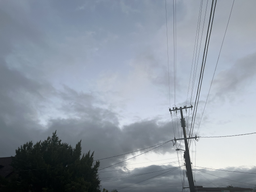
#> input picture 3/sky_left.png, 256 x 192 px, shrunk from 2536 x 1902 before the run
$ python ransac.py
#> lines starting #> are read from the running program, lines starting #| are printed output that depends on the picture
### 3/harris.py

import numpy as np
from skimage.feature import corner_harris, peak_local_max


def get_harris_corners(im, edge_discard=20):
    """
    This function takes a b&w image and an optional amount to discard
    on the edge (default is 5 pixels), and finds all harris corners
    in the image. Harris corners near the edge are discarded and the
    coordinates of the remaining corners are returned. A 2d array (h)
    containing the h value of every pixel is also returned.

    h is the same shape as the original image, im.
    coords is 2 x n (ys, xs).
    """

    assert edge_discard >= 20

    # find harris corners
    # print(im.shape)
    h = corner_harris(im, k=0.04, sigma=1)
    # print(h.shape)
    coords = peak_local_max(h, min_distance=5, threshold_rel=0.01)
    # print(coords.shape)

    # discard points on edge
    edge = edge_discard  # pixels
    mask = (coords[:, 0] > edge) & \
           (coords[:, 0] < im.shape[0] - edge) & \
           (coords[:, 1] > edge) & \
           (coords[:, 1] < im.shape[1] - edge)
    coords = coords[mask]
    return h, coords

def anms(coords, strengths, N=500, robust_coef=0.9):
    """
    Adaptive Non-Maximal Suppression (ANMS).

    Args:
        coords: (N_all, 2) array of (row, col) coordinates of candidate corners.
        strengths: (N_all,) array of corner response values aligned with coords (higher = stronger).
        N: how many corners to return (top N by suppression radius).
        robust_coef: factor in (0,1]; consider j "stronger" than i if strengths[j] > strengths[i] * robust_coef.
                     Typical values: 0.9 (more permissive), 1.0 (strict).
    Returns:
        selected_coords: (M,2) array of chosen coords (M = min(N, N_all)), in (row, col) format.
        radii: (N_all,) array of suppression radii for all input coords.
    Note: O(n^2) naive implementation.
    """

    coords = np.asarray(coords)
    strengths = np.asarray(strengths)
    assert coords.shape[0] == strengths.shape[0], "coords and strengths must align"
    # print(coords.shape[0])
    n_all = coords.shape[0]
    if n_all == 0:
        return coords.copy(), np.array([])

    # Precompute pairwise squared distances (could be memory heavy for huge n)
    # We'll compute on the fly to keep memory moderate.
    radii = np.zeros(n_all, dtype=float)
    # image diagonal fallback for points with no stronger neighbors
    max_possible = np.sqrt((coords[:,0].max() - coords[:,0].min())**2 + (coords[:,1].max() - coords[:,1].min())**2)

    # For each corner i, find min distance to any corner j that is "stronger"
    for i in range(n_all):
        si = strengths[i]
        # indices of corners considered "stronger"
        stronger_idx = np.where(strengths > si * robust_coef)[0]
        if stronger_idx.size == 0:
            # no stronger corner -> give it a large radius
            radii[i] = max_possible
            continue
        # compute Euclidean distances to those stronger corners
        diffs = coords[stronger_idx] - coords[i]  # shape (k,2)
        dists = np.sqrt((diffs[:,0]**2) + (diffs[:,1]**2))
        radii[i] = dists.min()

    # pick top N by radii (larger r means more isolated/valuable)
    order = np.argsort(-radii)  # descending by radius
    pick = order[:min(N, n_all)]
    selected_coords = coords[pick]

    return selected_coords, radii


# ---------- 可视化辅助 ----------
# [27 lines left out: function overlay_corners_on_image, not called in this run]

def extract_descriptors(img, coords, patch_size=40, small_size=8):
    """
    Extract axis-aligned 8x8 descriptors from 40x40 windows.
    Args:
        img: grayscale image (float32, range [0,1])
        coords: Nx2 array of (x, y)
        patch_size: 40 (window size)
        small_size: 8 (final descriptor size)
    Returns:
        descriptors: Nx64
        valid_coords: Nx2 (coords that didn't go out of bounds)
    """
    half = patch_size // 2
    descriptors = []
    valid_coords = []

    for (y, x) in coords.astype(int):
        if (y - half < 0 or y + half >= img.shape[0] or
                x - half < 0 or x + half >= img.shape[1]):
            continue  # skip border

        patch = img[y - half:y + half, x - half:x + half]
        patch_small = cv2.resize(patch, (small_size, small_size), interpolation=cv2.INTER_AREA)

        mean = np.mean(patch_small)
        std = np.std(patch_small)
        desc = (patch_small - mean) / (std + 1e-5)
        descriptors.append(desc.flatten())
        valid_coords.append((y, x))

    return np.array(valid_coords), np.array(descriptors)

def preprocessing(img, N=500):
    h, coords = get_harris_corners(img)
    strengths = np.array([h[r, c] for r, c in coords])
    selected, radii = anms(coords, strengths, N=N, robust_coef=0.9)
    coords, desc = extract_descriptors(img, selected)
    return coords, desc

# [22 lines left out: function dist2, not called in this run]

import cv2
import matplotlib.pyplot as plt

# [45 lines that do not run on import are left out]

### 3/auto_match.py
import numpy as np
from skimage.feature import corner_harris, peak_local_max
import cv2
import matplotlib.pyplot as plt
from skimage import data
from harris import preprocessing

def match_features(desc_left, desc_right, threshold=0.8):
    """
    Match descriptors using Lowe's ratio test
    """
    matches = []

    for i, d_left in enumerate(desc_left):
        # 计算欧氏距离到右图所有 descriptor
        dists = np.linalg.norm(desc_right - d_left, axis=1)

        # 找最小和次小距离
        if len(dists) < 2:
            continue
        sorted_idx = np.argsort(dists)
        d1, d2 = dists[sorted_idx[0]], dists[sorted_idx[1]]

        # ratio test
        if d1 / (d2 + 1e-10) < threshold:
            matches.append((i, sorted_idx[0]))

    return np.array(matches)

def draw_matches(img1, coords1, img2, coords2, matches, num_show=50):
    """Draw matched features"""
    num_show = min(num_show, len(matches))
    selected = matches[np.random.choice(len(matches), num_show, replace=False)]

    # 拼接左右图
    h1, w1 = img1.shape
    h2, w2 = img2.shape
    canvas = np.zeros((max(h1, h2), w1 + w2), dtype=img1.dtype)
    canvas[:h1, :w1] = img1
    canvas[:h2, w1:w1 + w2] = img2

    plt.figure(figsize=(12, 6))
    plt.imshow(canvas, cmap='gray')

    for i, j in selected:
        y1, x1 = coords1[i]
        y2, x2 = coords2[j]
        plt.plot([x1, x2 + w1], [y1, y2], 'r', linewidth=0.5)
        plt.scatter([x1, x2 + w1], [y1, y2], c='lime', s=5)

    plt.axis('off')
    plt.title(f"{num_show} matched features")
    plt.show()

# [13 lines that do not run on import are left out]

### 3/computeH.py
import cv2
import numpy as np
import json
import matplotlib.pyplot as plt

# ---------- 使用RANSAC获取inliers ----------
def compute_homography(pts1, pts2):
    A = []
    for (x,y), (xp,yp) in zip(pts1, pts2):
        A.append([-x, -y, -1, 0, 0, 0, x*xp, y*xp, xp])
        A.append([0, 0, 0, -x, -y, -1, x*yp, y*yp, yp])
    A = np.array(A)
    U,S,Vt = np.linalg.svd(A)
    H = Vt[-1,:].reshape(3,3)
    return H/H[2,2]

def ransac_homography(pts1, pts2, num_iter=2000, thresh=5.0):
    best_inliers = []
    best_H = None
    n = pts1.shape[0]
    for _ in range(num_iter):
        idx = np.random.choice(n, 4, replace=False)
        H = compute_homography(pts1[idx], pts2[idx])
        pts1_h = np.hstack([pts1, np.ones((n,1))])
        proj = (H @ pts1_h.T).T
        proj /= proj[:,2][:,np.newaxis]
        errors = np.linalg.norm(proj[:,:2] - pts2, axis=1)
        inliers = np.where(errors < thresh)[0]
        if len(inliers) > len(best_inliers):
            best_inliers = inliers
            best_H = H
    return best_H, best_inliers

# [38 lines that do not run on import are left out]

### 3/blend.py
import numpy as np

def create_alpha_mask(h, w):
    """Create a feathering alpha mask that is 1 in the center and falls to 0 at borders."""
    y = np.linspace(0, 1, h)[:, None]
    x = np.linspace(0, 1, w)[None, :]
    # distance from borders (left, right, top, bottom)
    dist_x = np.minimum(x, 1-x)
    dist_y = np.minimum(y, 1-y)
    mask = np.minimum(dist_x, dist_y)
    mask = mask / mask.max()  # normalize to [0,1]
    return mask

def blend_images(base_img, warped_img, base_mask, warped_mask):
    """Blend two images using weighted average with masks."""
    base_mask = base_mask[..., None]
    warped_mask = warped_mask[..., None]

    num = base_img.astype(np.float32) * base_mask + warped_img.astype(np.float32) * warped_mask
    denom = base_mask + warped_mask
    denom[denom==0] = 1e-6
    blended = (num / denom).astype(np.uint8)
    return blended

def compute_mosaic_canvas(im1, im2, H):
    """计算mosaic画布大小，以及平移矩阵T"""
    h1, w1 = im1.shape[:2]
    h2, w2 = im2.shape[:2]

    # 四个角点
    corners1 = np.array([[0,0,1],[w1,0,1],[0,h1,1],[w1,h1,1]], dtype=np.float32).T
    corners2 = np.array([[0,0,1],[w2,0,1],[0,h2,1],[w2,h2,1]], dtype=np.float32).T

    # warp 左图的角点
    warped_corners1 = H @ corners1
    warped_corners1 /= warped_corners1[2]

    # 合并所有角点
    all_corners = np.hstack((warped_corners1, corners2))
    x_min, y_min = np.floor(all_corners[:2].min(axis=1)).astype(int)
    x_max, y_max = np.ceil(all_corners[:2].max(axis=1)).astype(int)

    width, height = x_max - x_min, y_max - y_min

    # 平移矩阵 T
    T = np.array([[1, 0, -x_min],
                  [0, 1, -y_min],
                  [0, 0, 1]], dtype=np.float32)

    return (height, width), T

### 3/main.py
import numpy as np
import cv2
from computeH import ransac_homography

# [17 lines left out: function warpImageNearestNeighbor, not called in this run]

def warpImageBilinear(im, H, out_shape=None):
    h, w = im.shape[:2]
    if out_shape is None:
        out_shape = (h, w)
    out_h, out_w = out_shape
    H_inv = np.linalg.inv(H)

    warped = np.zeros((out_h, out_w, 3), dtype=np.uint8)

    for y in range(out_h):
        for x in range(out_w):
            src = H_inv @ np.array([x, y, 1])
            src /= src[2]
            sx, sy = src[0], src[1]

            if 0 <= sx < w-1 and 0 <= sy < h-1:
                x0, y0 = int(np.floor(sx)), int(np.floor(sy))
                dx, dy = sx - x0, sy - y0

                top = (1-dx)*im[y0, x0] + dx*im[y0, x0+1]
                bottom = (1-dx)*im[y0+1, x0] + dx*im[y0+1, x0+1]
                warped[y, x] = (1-dy)*top + dy*bottom
    return warped

import json
import matplotlib.pyplot as plt

# [36 lines that do not run on import are left out]

### 3/ransac.py
import numpy as np
from skimage.feature import corner_harris, peak_local_max
import cv2
import matplotlib.pyplot as plt
from skimage import data
from harris import preprocessing
from auto_match import match_features,draw_matches
from computeH import ransac_homography
from main import warpImageBilinear,warpImageNearestNeighbor
from blend import create_alpha_mask, blend_images, compute_mosaic_canvas

if __name__ == "__main__":
    img_left = cv2.imread("sky_left.png")
#> img_left is the input picture: shape (192, 256, 3); mean B, G, R 162.1, 150.9, 141.7
    img_left = cv2.cvtColor(img_left, cv2.COLOR_BGR2GRAY)
#> img_left: shape (192, 256)
    coordsL, descL = preprocessing(img_left)
#> in get_harris_corners, `h = corner_harris(im, k=0.04, sigma=1)`:
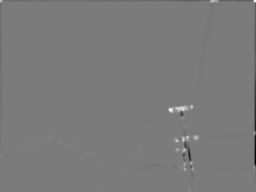
#> h: shape (192, 256) float64; min -1.21, max 1.3, mean -0.002; drawn with min black and max white
#> in get_harris_corners, `coords = peak_local_max(h, min_distance=5, threshold_rel=0.01)`: coords = 31 pairs, first value 106 to 186, second value 16 to 201
#> in get_harris_corners, `coords = coords[mask]`: coords = 26 pairs, first value 106 to 170, second value 33 to 195
#> in preprocessing, `strengths = np.array([h[r, c] for r, c in coords])`: strengths = 26 values, max 1.3 at index 0, min 0.0221 at index 25, mean 0.356
#> in anms, `max_possible = np.sqrt((coords[:,0].max() - coords[:,0].min())**2 + (c..`: max_possible = 174.2
#> the loop in anms, `for i in range(n_all):` made 26 passes
#> si on passes 16 to 26: 0.0643, 0.0622, 0.0487, 0.039, 0.0378, 0.0377, 0.0344, 0.0326, 0.0296, 0.023, 0.0221
#> (si, stronger_idx, dists) on passes 1, 5, 6, 7, 8, 9: (1.3, [0], [0]), (0.767, [0, 1, 2, 3, 4, 5, 6], [31.78, 31.58, 6, 11.4, 0, 36.77, 18.11]), (0.742, [0, 1, 2, 3, 4, 5, 6], [21.21, 8.54, 34.93, 43.57, 36.77, 0, 32.25]), (0.724, [0, 1, 2, 3, 4, 5, 6], [38.29, 31.38, 12.17, 15.56, 18.11, 32.25, 0]), (0.61, [0, 1, 2, 3, 4, 5, 6, 7, 8], [57.94, 54.59, 24.35, 15.65, 26.93, 57, 25.32, 0, 8.49]), (0.553, [0, 1, 2, 3, 4, 5, 6, 7, 8], [61.85, 60.03, 29.07, 20.02, 30.08, 63.29, 32.57, 8.49, 0])
#> in anms, `order = np.argsort(-radii)`: order = 26 values from 0 to 25
#> in anms, `selected_coords = coords[pick]`: selected_coords has the same summary as coords in get_harris_corners
#> in preprocessing, `selected, radii = anms(coords, strengths, N=N, robust_coef=0.9)`: selected has the same summary as coords in get_harris_corners; radii = 26 values from 0 to 0
#> the loop in extract_descriptors, `for (y, x) in coords.astype(int):` made 26 passes
#> (y, x, mean, std) on passes 1 to 12: (109, 170, 181.6, 27.66), (109, 183, 178.9, 24.64), (140, 183, 170.5, 40.92), (149, 184, 179, 47.05), (140, 177, 162.7, 35.88), (106, 191, 182.8, 24.05), (138, 195, 187.2, 44.12), (163, 191, 174.6, 53.66), (169, 185, 154, 58.94), (149, 176, 168, 42.85), (169, 192, 159.1, 58.74), (117, 182, 171.6, 29.22)
#> after the loop in extract_descriptors, `for (y, x) in coords.astype(int):`: descriptors = 26 items; valid_coords has the same summary as coords in get_harris_corners
#> coordsL has the same summary as coords in get_harris_corners
    print(descL.shape)
#| (26, 64)

    img_right = cv2.imread("sky_right.png")
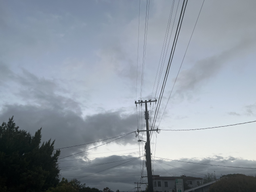
#> input picture 3/sky_right.png, 256 x 192 px, shrunk from 2536 x 1902 before the run
#> img_right is the input picture: shape (192, 256, 3); mean B, G, R 161.5, 151.2, 141.9
    img_right = cv2.cvtColor(img_right, cv2.COLOR_BGR2GRAY)
#> img_right: shape (192, 256)
    coordsR, descR = preprocessing(img_right)
#> the loop in anms (call 2), `for i in range(n_all):` made 26 passes
#> si on passes 14 to 25: 0.0353, 0.0352, 0.0329, 0.0327, 0.0311, 0.0304, 0.0264, 0.0227, 0.0206, 0.0198, 0.0173, 0.0168
#> (si, stronger_idx, dists) on passes 5 to 9: (0.542, [0, 1, 2, 3, 4, 5], [11, 38.05, 39.29, 14.87, 0, 19.03]), (0.511, [0, 1, 2, 3, 4, 5], [30.02, 57.08, 57.71, 31.38, 19.03, 0]), (0.44, [0, 1, 2, 3, 4, 5, 6], [7.62, 31.32, 30.15, 18.11, 10.63, 27.66, 0]), (0.352, [0, 1, 2, 3, 4, 5, 6, 7], [24.74, 51.16, 53.45, 23.54, 14.32, 9.22, 24.7, 0]), (0.274, [0, 1, 2, 3, 4, 5, 6, 7, 8], [19.03, 8.06, 13.6, 22.36, 30.02, 49.04, 23.41, 43.29, 0])
#> call 2 of extract_descriptors, with coords = array of shape (26, 2), patch_size = 40, small_size = 8
#> the loop in extract_descriptors (call 2), `for (y, x) in coords.astype(int):` made 26 passes
#> (y, x, mean, std) on passes 1 to 12: (129, 145, 170.1, 40.72), (102, 147, 177, 22.21), (102, 135, 177.5, 25.25), (130, 156, 186.6, 41.5), (140, 145, 177.1, 46.96), (159, 144, 152.3, 55.84), (132, 138, 162.5, 35.37), (153, 151, 174.3, 54.32), (110, 146, 171.7, 28), (119, 146, 166.7, 32.11), (130, 39, 93.95, 38.77), (142, 101, 157.6, 42.74)
#> after the loop in extract_descriptors (call 2), `for (y, x) in coords.astype(int):`:
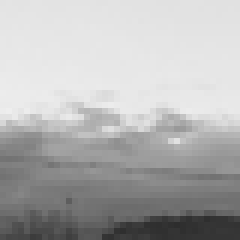
#> patch: shape (40, 40) (shown 6 times larger); min 45, max 238, mean 178.5
#> after the loop in extract_descriptors (call 2), `for (y, x) in coords.astype(int):`: valid_coords = 26 pairs, first value 102 to 170, second value 27 to 223
#> coordsR has the same summary as valid_coords in extract_descriptors
    print(descR.shape)
#| (26, 64)

    matches = match_features(descL, descR, threshold=0.75)
#> the loop in match_features, `for i, d_left in enumerate(desc_left):` made 26 passes
#> (d1, d2) on passes 1 to 12: (1.8, 7.51), (2.08, 8.32), (4.15, 6.22), (2.01, 7.25), (1.98, 8.95), (7.2, 7.66), (2.89, 7.11), (1.71, 6.51), (1.81, 6.03), (8.34, 8.6), (4.7, 5.67), (2.14, 7.64)
#> after the loop in match_features, `for i, d_left in enumerate(desc_left):`: matches = [(0, 2), (1, 1), (2, 0), (3, 4), (4, 6), (6, 3), (7, 7), (8, 5), (11, 8), (14, 9), (16, 11), (17, 10), (18, 16), (19, 13), (21, 14), (22, 17), (23, 15), (24, 22), (25, 21)]
#> matches = 19 rows, first 8: [0, 2], [1, 1], [2, 0], [3, 4], [4, 6], [6, 3], [7, 7], [8, 5]
    left_pts = np.array([[x, y] for y, x in coordsL[matches[:, 0]]], dtype=np.float32)
#> left_pts = 19 rows, first 8: [170, 109], [183, 109], [183, 140], [184, 149], [177, 140], [195, 138], [191, 163], [185, 169]
    right_pts = np.array([[x, y] for y, x in coordsR[matches[:, 1]]], dtype=np.float32)
#> right_pts = 19 rows, first 8: [135, 102], [147, 102], [145, 129], [145, 140], [138, 132], [156, 130], [151, 153], [144, 159]

    H, inliers = ransac_homography(left_pts, right_pts)
#> the loop in ransac_homography, `for _ in range(num_iter):` made 2000 passes
#> best_inliers on passes 1, 3, 4: [0, 1, 4, 8, 9, 10, 17, 18], [2, 4, 5, 10, 12, 13, 14, 15, 16], [0, 1, 2, 3, 4, 5, 6, 8, 9, 12, 15, 17, 18]
#> inliers on passes 2, 6, 7, 8, 9, 10: [2, 5, 10, 14, 16, 17, 18], [2, 4, 6, 18], [1, 4, 8, 14], [0, 1, 2, 3, 5, 6, 7, 8, 9], [0, 1, 2, 3, 4, 5, 6, 7, 8, 9, 10, 15, 17, 18], [10, 11, 15, 16, 17]
#> after the loop in ransac_homography, `for _ in range(num_iter):`: best_inliers = 19 values from 0 to 18
#> H = [[1.43, 0.0679, -73.2], [0.133, 1.44, -46.13], [0.000824, 0.00153, 1]]; inliers = 19 values from 0 to 18
    print("Estimated Homography:\n", H)
#| Estimated Homography:
#|  [[ 1.42504560e+00  6.79123297e-02 -7.31976730e+01]
#|  [ 1.33002660e-01  1.43894694e+00 -4.61284283e+01]
#|  [ 8.24336345e-04  1.53204245e-03  1.00000000e+00]]
    print(inliers)
#| [ 0  1  2  3  4  5  6  7  8  9 10 11 12 13 14 15 16 17 18]
    print(matches.shape)
#| (19, 2)

    # 可视化内点
    inlier_matches = matches[inliers]
#> inlier_matches has the same summary as matches
    draw_matches(img_left, coordsL, img_right, coordsR, inlier_matches, num_show=50)
#> in draw_matches, `num_show = min(num_show, len(matches))`: num_show = 19
#> in draw_matches, `selected = matches[np.random.choice(len(matches), num_show, replace=Fa..`: selected = 19 rows, first 8: [18, 16], [19, 13], [2, 0], [16, 11], [24, 22], [25, 21], [1, 1], [21, 14]
#> in draw_matches, `canvas[:h2, w1:w1 + w2] = img2`:
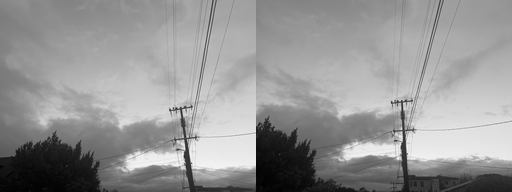
#> canvas: shape (192, 512); min 1, max 253, mean 149.5
#> the loop in draw_matches, `for i, j in selected:` made 19 passes
#> (i, j, y1, x1, y2, x2) on passes 1, 2, 4, 5, 6, 7, 8, 9, 10, 11, 13, 14: (18, 16, 167, 92, 155, 52), (19, 13, 148, 73, 135, 33), (16, 11, 151, 139, 142, 101), (24, 22, 168, 121, 158, 82), (25, 21, 170, 130, 160, 91), (1, 1, 109, 183, 102, 147), (21, 14, 158, 80, 146, 40), (7, 7, 163, 191, 153, 151), (22, 17, 162, 98, 151, 59), (8, 5, 169, 185, 159, 144), (0, 2, 109, 170, 102, 135), (3, 4, 149, 184, 140, 145)
#> (j, y1, x1, y2, x2) on passes 3, 12: (0, 140, 183, 129, 145), (8, 117, 182, 110, 146)
#> in draw_matches, `plt.show()`:
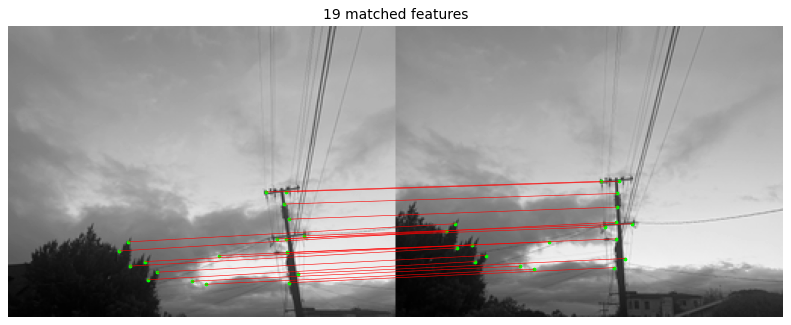
#> figure drawn by matplotlib, 1 panel

    canvas_shape, T = compute_mosaic_canvas(img_left, img_right, H)
#> in compute_mosaic_canvas, `warped_corners1 = H @ corners1`: warped_corners1 = [[-73.2, 291.6, -60.16, 304.7], [-46.13, -12.08, 230.1, 264.2], [1, 1.21, 1.29, 1.51]]
#> in compute_mosaic_canvas, `warped_corners1 /= warped_corners1[2]`: warped_corners1 = [[-73.2, 240.8, -46.48, 202.4], [-46.13, -9.97, 177.8, 175.5], [1, 1, 1, 1]]
#> in compute_mosaic_canvas, `x_min, y_min = np.floor(all_corners[:2].min(axis=1)).astype(int)`: x_min = -74; y_min = -47
#> in compute_mosaic_canvas, `x_max, y_max = np.ceil(all_corners[:2].max(axis=1)).astype(int)`: x_max = 256; y_max = 192
#> in compute_mosaic_canvas, `width, height = x_max - x_min, y_max - y_min`: width = 330; height = 239
#> in compute_mosaic_canvas, `T = np.array([[1, 0, -x_min], [0, 1, -y_min], [0, 0, 1]], dtype=np.flo..`: T = [[1, 0, 74], [0, 1, 47], [0, 0, 1]]
#> canvas_shape = (239, 330); T = [[1, 0, 74], [0, 1, 47], [0, 0, 1]]

    # warp 左图
    im_warp_bil = warpImageBilinear(img_left, T @ H, canvas_shape)
#> in warpImageBilinear, `out_h, out_w = out_shape`: out_h = 239; out_w = 330
#> in warpImageBilinear, `H_inv = np.linalg.inv(H)`: H_inv = [[0.683, -0.0814, -0.477], [-0.0773, 0.672, -0.523], [-0.000444, -0.000962, 1]]
#> after the loop in warpImageBilinear, `for y in range(out_h):`:
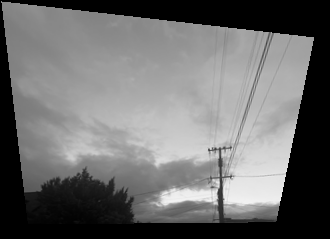
#> warped: shape (239, 330, 3); min 0, max 244, mean 108.2
    # warp 右图
    im_right_shift = warpImageBilinear(img_right, T, canvas_shape)

    # alpha mask
    alpha_left = create_alpha_mask(*canvas_shape)
    alpha_right = create_alpha_mask(*canvas_shape)

    # blending
    mosaic = blend_images(im_right_shift, im_warp_bil, alpha_right, alpha_left)
#> in blend_images, `denom[denom==0] = 1e-6`: denom: shape (239, 330, 1) float64; min 1e-06, max 2, mean 0.664
#> in blend_images, `blended = (num / denom).astype(np.uint8)`:
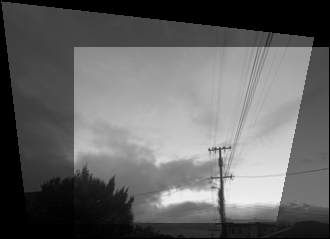
#> blended: shape (239, 330, 3); min 0, max 240, mean 100.2

    plt.imshow(mosaic)
    plt.title("Feathered Mosaic")
    plt.axis("off")
    plt.show()
